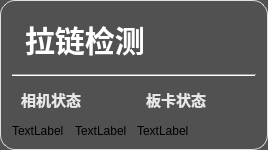
       <widget class="QGroupBox" name="groupBox_head">
        <property name="styleSheet">
         <string notr="true">QGroupBox {
    font-size: 20px;
    font-weight: bold;
    background-color: rgb(81, 81, 81);
    border: 1px solid #e0e0e0;
    border-radius: 2px;
	border-radius: 15px
}

QGroupBox::title {
    subcontrol-origin: margin;
    left: 10px;
    padding: 0 5px;
    color: #2c3e50;
}</string>
        </property>
        <property name="title">
         <string/>
        </property>
        <layout class="QVBoxLayout" name="verticalLayout_3" stretch="2,0,3">
         <item>
          <layout class="QHBoxLayout" name="hLayout_title" stretch="3,2">
           <item>
            <widget class="QLabel" name="label_title">
             <property name="sizePolicy">
              <sizepolicy hsizetype="Expanding" vsizetype="Expanding">
               <horstretch>0</horstretch>
               <verstretch>0</verstretch>
              </sizepolicy>
             </property>
             <property name="styleSheet">
              <string notr="true">QLabel {
       font-size: 30px;        
       font-weight: bold;        
       color: rgb(255, 255, 255);         
       padding: 5px 5px;     
       border-bottom: 2px solid #cccccc; 
    }</string>
             </property>
             <property name="text">
              <string>拉链检测</string>
             </property>
            </widget>
           </item>
           <item>
            <widget class="QPushButton" name="pbtn_exit">
             <property name="sizePolicy">
              <sizepolicy hsizetype="Expanding" vsizetype="Expanding">
               <horstretch>0</horstretch>
               <verstretch>0</verstretch>
              </sizepolicy>
             </property>
             <property name="styleSheet">
              <string notr="true">QPushButton {
    color: white;
    border: none;
    border-radius: 5px;
    padding: 8px 16px 8px 36px; 
    font-size: 14px;
    qproperty-icon: url(:/ZipperScanner/icons/closeGray.png);  
    qproperty-iconSize: 30px 30px;
}

QPushButton:hover {
    background-color: #ff6666;
}

QPushButton:pressed {
    background-color: #cc0000;
}</string>
             </property>
             <property name="text">
              <string/>
             </property>
             <property name="shortcut">
              <string notr="true"/>
             </property>
            </widget>
           </item>
          </layout>
         </item>
         <item>
          <widget class="Line" name="line_2">
           <property name="styleSheet">
            <string notr="true">QLine {
       color: rgb(194, 194, 194);       
    }</string>
           </property>
           <property name="orientation">
            <enum>Qt::Orientation::Horizontal</enum>
           </property>
          </widget>
         </item>
         <item>
          <layout class="QHBoxLayout" name="horizontalLayout_2">
           <item>
            <layout class="QVBoxLayout" name="vLayout_cameraStates" stretch="3,2">
             <item>
              <widget class="QLabel" name="label_cameraStateTitle">
               <property name="styleSheet">
                <string notr="true">QLabel {
       font-size: 15px;        
       font-weight: bold;        
       color: rgb(232, 232, 232);         
       padding: 5px 5px;     
       border-bottom: 2px solid #cccccc; 
    }</string>
               </property>
               <property name="text">
                <string>相机状态</string>
               </property>
              </widget>
             </item>
             <item>
              <layout class="QGridLayout" name="gLayout_cameraStates">
               <item row="0" column="1">
                <widget class="QLabel" name="label_camera2State">
                 <property name="text">
                  <string>TextLabel</string>
                 </property>
                </widget>
               </item>
               <item row="0" column="0">
                <widget class="QLabel" name="label_camera1State">
                 <property name="text">
                  <string>TextLabel</string>
                 </property>
                </widget>
               </item>
              </layout>
             </item>
            </layout>
           </item>
           <item>
            <layout class="QVBoxLayout" name="vLayout_cardState" stretch="3,2">
             <item>
              <widget class="QLabel" name="label_cardStateTitle">
               <property name="styleSheet">
                <string notr="true">QLabel {
       font-size: 15px;        
       font-weight: bold;        
       color: rgb(232, 232, 232);         
       padding: 5px 5px;     
       border-bottom: 2px solid #cccccc; 
    }</string>
               </property>
               <property name="text">
                <string>板卡状态</string>
               </property>
              </widget>
             </item>
             <item>
              <widget class="QLabel" name="label_cardState">
               <property name="text">
                <string>TextLabel</string>
               </property>
              </widget>
             </item>
            </layout>
           </item>
          </layout>
         </item>
        </layout>
       </widget>
